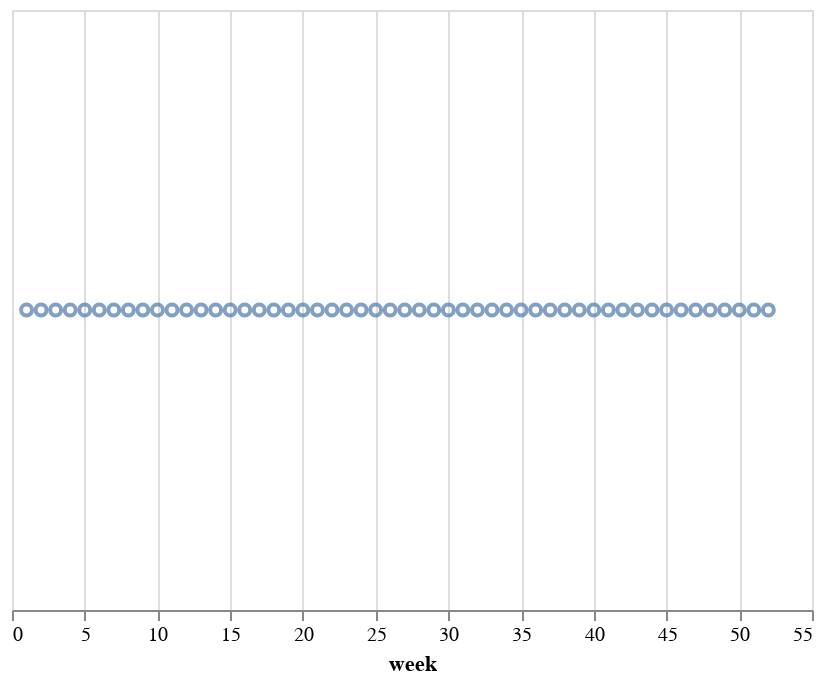

This figure's notebook cell:
### Code cell
alt.Chart(flu).mark_point().encode(x='week')

### Figure 1 — Vega-Lite specification as saved in the notebook (floating-point values rounded to 4 significant figures)
{"$schema": "https://vega.github.io/schema/vega-lite/v2.4.3.json", "config": {"view": {"height": 300, "width": 400}}, "data": {"values": [{"Afghanistan": 5, "Argentina": 4, "Australia": 2, "Canada": 41, "China": 2179, "Colombia": 36, "Egypt": 739, "Germany": 26, "Ireland": 23, "South Africa": 0, "USA": 366, "week": 1}, {"Afghanistan": 13, "Argentina": 21, "Australia": 1, "Canada": 15, "China": 2213, "Colombia": 36, "Egypt": 396, "Germany": 24, "Ireland": 8, "South Africa": 1, "USA": 396, "week": 2}, {"Afghanistan": 4, "Argentina": 6, "Australia": 1, "Canada": 8, "China": 2228, "Colombia": 14, "Egypt": 192, "Germany": 18, "Ireland": 4, "South Africa": 0, "USA": 447, "week": 3}, {"Afghanistan": 0, "Argentina": 1, "Australia": 0, "Canada": 14, "China": 2027, "Colombia": 11, "Egypt": 80, "Germany": null, "Ireland": 8, "South Africa": 0, "USA": 402, "week": 4}, {"Afghanistan": 0, "Argentina": 4, "Australia": 1, "Canada": 12, "China": 1813, "Colombia": 8, "Egypt": 56, "Germany": null, "Ireland": 4, "South Africa": 0, "USA": 404, "week": 5}, {"Afghanistan": 0, "Argentina": 0, "Australia": 1, "Canada": 6, "China": 1353, "Colombia": 9, "Egypt": 47, "Germany": null, "Ireland": 0, "South Africa": 0, "USA": 361, "week": 6}, {"Afghanistan": 1, "Argentina": 3, "Australia": 0, "Canada": 6, "China": 799, "Colombia": 7, "Egypt": 32, "Germany": null, "Ireland": 0, "South Africa": 0, "USA": 380, "week": 7}, {"Afghanistan": 1, "Argentina": 1, "Australia": 4, "Canada": 7, "China": 1218, "Colombia": 5, "Egypt": 16, "Germany": null, "Ireland": 1, "South Africa": 1, "USA": 424, "week": 8}, {"Afghanistan": null, "Argentina": 0, "Australia": 3, "Canada": 3, "China": 1333, "Colombia": 7, "Egypt": 8, "Germany": 3, "Ireland": 0, "South Africa": 0, "USA": 445, "week": 9}, {"Afghanistan": 1, "Argentina": 3, "Australia": 1, "Canada": 7, "China": 1614, "Colombia": 5, "Egypt": 8, "Germany": 7, "Ireland": 0, "South Africa": 0, "USA": 475, "week": 10}, {"Afghanistan": 0, "Argentina": 0, "Australia": 1, "Canada": 9, "China": 1745, "Colombia": 11, "Egypt": 3, "Germany": 2, "Ireland": 0, "South Africa": 0, "USA": 351, "week": 11}, {"Afghanistan": 0, "Argentina": 9, "Australia": 2, "Canada": 7, "China": 1548, "Colombia": 1, "Egypt": 5, "Germany": 6, "Ireland": 1, "South Africa": 0, "USA": 246, "week": 12}, {"Afghanistan": 0, "Argentina": 8, "Australia": 0, "Canada": 6, "China": 1388, "Colombia": 4, "Egypt": 6, "Germany": 0, "Ireland": 0, "South Africa": 0, "USA": 237, "week": 13}, {"Afghanistan": 0, "Argentina": 7, "Australia": 0, "Canada": 6, "China": 843, "Colombia": 2, "Egypt": 3, "Germany": 1, "Ireland": 0, "South Africa": 0, "USA": 127, "week": 14}, {"Afghanistan": 0, "Argentina": 9, "Australia": 4, "Canada": 0, "China": 635, "Colombia": 8, "Egypt": 2, "Germany": 0, "Ireland": 0, "South Africa": 1, "USA": 79, "week": 15}, {"Afghanistan": 0, "Argentina": 15, "Australia": 2, "Canada": 2, "China": 716, "Colombia": 16, "Egypt": 2, "Germany": 0, "Ireland": 1, "South Africa": 0, "USA": 52, "week": 16}, {"Afghanistan": 0, "Argentina": 16, "Australia": 6, "Canada": 4, "China": 602, "Colombia": 8, "Egypt": 2, "Germany": 0, "Ireland": 0, "South Africa": 0, "USA": 37, "week": 17}, {"Afghanistan": 0, "Argentina": 18, "Australia": 1, "Canada": 3, "China": 529, "Colombia": 3, "Egypt": 9, "Germany": 0, "Ireland": 0, "South Africa": 1, "USA": 31, "week": 18}, {"Afghanistan": 0, "Argentina": 10, "Australia": 3, "Canada": 1, "China": 434, "Colombia": 8, "Egypt": 2, "Germany": 0, "Ireland": 0, "South Africa": 0, "USA": 26, "week": 19}, {"Afghanistan": 0, "Argentina": 4, "Australia": 4, "Canada": 4, "China": 368, "Colombia": 10, "Egypt": 1, "Germany": 1, "Ireland": 1, "South Africa": 1, "USA": 19, "week": 20}, {"Afghanistan": 0, "Argentina": 5, "Australia": 4, "Canada": 5, "China": 314, "Colombia": 15, "Egypt": 0, "Germany": 0, "Ireland": 0, "South Africa": 1, "USA": 8, "week": 21}, {"Afghanistan": 0, "Argentina": 34, "Australia": 3, "Canada": 0, "China": 225, "Colombia": 42, "Egypt": 9, "Germany": 0, "Ireland": 0, "South Africa": 2, "USA": 8, "week": 22}, {"Afghanistan": 0, "Argentina": 49, "Australia": 1, "Canada": 1, "China": 238, "Colombia": 40, "Egypt": 8, "Germany": 1, "Ireland": 0, "South Africa": 10, "USA": 8, "week": 23}, {"Afghanistan": 0, "Argentina": 50, "Australia": 5, "Canada": 1, "China": 118, "Colombia": 30, "Egypt": 8, "Germany": 0, "Ireland": 0, "South Africa": 16, "USA": 11, "week": 24}, {"Afghanistan": 1, "Argentina": 40, "Australia": 12, "Canada": 0, "China": 185, "Colombia": 40, "Egypt": 7, "Germany": 0, "Ireland": 0, "South Africa": 36, "USA": 11, "week": 25}, {"Afghanistan": 0, "Argentina": 43, "Australia": 18, "Canada": 8, "China": 202, "Colombia": 36, "Egypt": 6, "Germany": 0, "Ireland": 0, "South Africa": 84, "USA": 7, "week": 26}, {"Afghanistan": 0, "Argentina": 40, "Australia": 14, "Canada": 2, "China": 262, "Colombia": 31, "Egypt": 6, "Germany": 0, "Ireland": 0, "South Africa": 85, "USA": 4, "week": 27}, {"Afghanistan": 0, "Argentina": 64, "Australia": 15, "Canada": 6, "China": 334, "Colombia": 33, "Egypt": 4, "Germany": 0, "Ireland": 0, "South Africa": 85, "USA": 10, "week": 28}, {"Afghanistan": 0, "Argentina": 76, "Australia": 15, "Canada": 0, "China": 432, "Colombia": 33, "Egypt": 14, "Germany": 0, "Ireland": 0, "South Africa": 61, "USA": 12, "week": 29}, {"Afghanistan": 0, "Argentina": 75, "Australia": 31, "Canada": 3, "China": 413, "Colombia": 27, "Egypt": 7, "Germany": 0, "Ireland": 0, "South Africa": 121, "USA": 24, "week": 30}, {"Afghanistan": 0, "Argentina": 43, "Australia": 39, "Canada": 0, "China": 615, "Colombia": 29, "Egypt": 5, "Germany": 0, "Ireland": 0, "South Africa": 124, "USA": 19, "week": 31}, {"Afghanistan": 0, "Argentina": 84, "Australia": 44, "Canada": 2, "China": 776, "Colombia": 15, "Egypt": 2, "Germany": 0, "Ireland": 0, "South Africa": 99, "USA": 32, "week": 32}, {"Afghanistan": 0, "Argentina": 71, "Australia": 60, "Canada": 1, "China": 782, "Colombia": 9, "Egypt": 4, "Germany": 0, "Ireland": 0, "South Africa": 122, "USA": 21, "week": 33}, {"Afghanistan": 0, "Argentina": 79, "Australia": 64, "Canada": 6, "China": 1018, "Colombia": 19, "Egypt": 1, "Germany": 0, "Ireland": 0, "South Africa": 116, "USA": 45, "week": 34}, {"Afghanistan": 0, "Argentina": 52, "Australia": 78, "Canada": 2, "China": 1211, "Colombia": 3, "Egypt": 6, "Germany": 0, "Ireland": 0, "South Africa": 74, "USA": 34, "week": 35}, {"Afghanistan": 0, "Argentina": 40, "Australia": 77, "Canada": 1, "China": 1441, "Colombia": 15, "Egypt": 0, "Germany": 0, "Ireland": 0, "South Africa": 78, "USA": 46, "week": 36}, {"Afghanistan": 0, "Argentina": 32, "Australia": 56, "Canada": 3, "China": 1473, "Colombia": 18, "Egypt": 0, "Germany": 0, "Ireland": 0, "South Africa": 61, "USA": 64, "week": 37}, {"Afghanistan": 0, "Argentina": 37, "Australia": 105, "Canada": 8, "China": 1197, "Colombia": 8, "Egypt": 0, "Germany": 1, "Ireland": 0, "South Africa": 39, "USA": 67, "week": 38}, {"Afghanistan": 0, "Argentina": 64, "Australia": 92, "Canada": 12, "China": 1045, "Colombia": 13, "Egypt": 0, "Germany": 1, "Ireland": 0, "South Africa": 24, "USA": 62, "week": 39}, {"Afghanistan": 0, "Argentina": 108, "Australia": 97, "Canada": 11, "China": 890, "Colombia": 7, "Egypt": 3, "Germany": 0, "Ireland": 0, "South Africa": 20, "USA": 77, "week": 40}, {"Afghanistan": 0, "Argentina": 279, "Australia": 52, "Canada": 17, "China": 685, "Colombia": 2, "Egypt": 7, "Germany": 2, "Ireland": 2, "South Africa": 8, "USA": 128, "week": 41}, {"Afghanistan": 0, "Argentina": 280, "Australia": 50, "Canada": 17, "China": 508, "Colombia": 3, "Egypt": 19, "Germany": 1, "Ireland": 1, "South Africa": 14, "USA": 141, "week": 42}, {"Afghanistan": 0, "Argentina": 89, "Australia": 54, "Canada": 14, "China": 498, "Colombia": 1, "Egypt": 14, "Germany": 2, "Ireland": 0, "South Africa": 6, "USA": 168, "week": 43}, {"Afghanistan": 0, "Argentina": 59, "Australia": 47, "Canada": 22, "China": 400, "Colombia": 9, "Egypt": 16, "Germany": 0, "Ireland": 0, "South Africa": 3, "USA": 247, "week": 44}, {"Afghanistan": 0, "Argentina": 25, "Australia": 29, "Canada": 42, "China": 389, "Colombia": 5, "Egypt": 19, "Germany": 1, "Ireland": 0, "South Africa": 11, "USA": 352, "week": 45}, {"Afghanistan": 0, "Argentina": 32, "Australia": 14, "Canada": 55, "China": 245, "Colombia": 15, "Egypt": 20, "Germany": 1, "Ireland": 0, "South Africa": 9, "USA": 491, "week": 46}, {"Afghanistan": 0, "Argentina": 30, "Australia": 23, "Canada": 111, "China": 397, "Colombia": 13, "Egypt": 36, "Germany": 3, "Ireland": 1, "South Africa": 8, "USA": 588, "week": 47}, {"Afghanistan": 0, "Argentina": 39, "Australia": 19, "Canada": 225, "China": 400, "Colombia": 4, "Egypt": 64, "Germany": 1, "Ireland": 1, "South Africa": 3, "USA": 609, "week": 48}, {"Afghanistan": 0, "Argentina": 20, "Australia": 20, "Canada": 323, "China": 395, "Colombia": 17, "Egypt": 88, "Germany": 2, "Ireland": 13, "South Africa": 3, "USA": 843, "week": 49}, {"Afghanistan": 0, "Argentina": 20, "Australia": 23, "Canada": 566, "China": 359, "Colombia": 14, "Egypt": 152, "Germany": 23, "Ireland": 48, "South Africa": 0, "USA": 1438, "week": 50}, {"Afghanistan": null, "Argentina": 16, "Australia": 29, "Canada": 987, "China": 602, "Colombia": 19, "Egypt": 372, "Germany": 18, "Ireland": 161, "South Africa": 3, "USA": 1998, "week": 51}, {"Afghanistan": null, "Argentina": 1, "Australia": 25, "Canada": 1366, "China": 532, "Colombia": 12, "Egypt": 522, "Germany": 44, "Ireland": 383, "South Africa": 2, "USA": 2375, "week": 52}]}, "encoding": {"x": {"field": "week", "type": "quantitative"}}, "mark": "point"}
